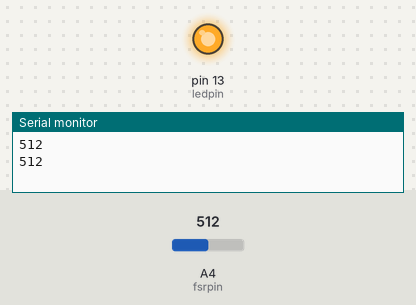
The sketch below on a simulated Arduino Uno, built with avr-gcc and run on an emulated ATmega328P. On the bench: output pins drawn as LEDs (lit = HIGH), the last lines printed to the serial monitor. The inputs (shaded band) are chosen by the test bench; at power-on: A4 (fsrpin) = 512.

Above: at 4.8 s.
4.9 s: A4 (fsrpin) set to 22
9.9 s: A4 (fsrpin) set to 19
At 11.0 s:
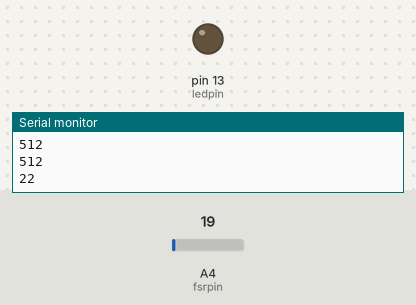
14.9 s: A4 (fsrpin) set to 122
At 16.8 s:
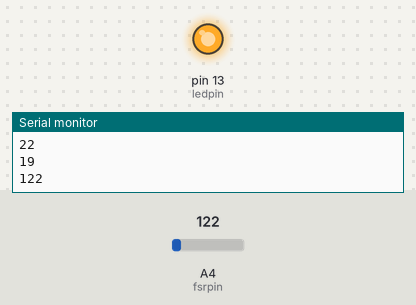
24.2 s: A4 (fsrpin) set to 10
At 26.8 s:
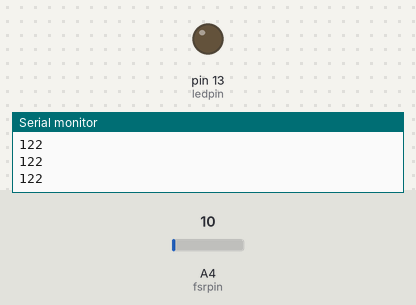
Timing chart, 0 to 28.3 s (numbered marks = the images above; inputs shaded):
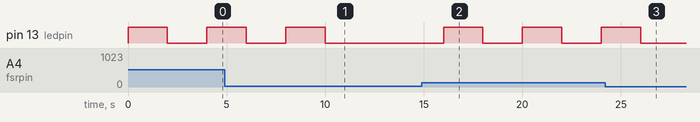

Measured:
- the behaviour switches between 21 and 20 on A4 (fsrpin) (found by bisection; images 0 and 1)
- after the input at 9.9 s, pin 13 (ledpin): goes on until 10.0 s, then stays LOW
- after the input at 14.9 s, pin 13 (ledpin): alternates HIGH for 2.0 s and LOW for 2.0 s, starting after 1.1 s
- after the input at 24.2 s, pin 13 (ledpin): goes on until 26.0 s, then stays LOW

The sketch:

fsr_test_2.ino
```cpp
#define fsrpin 4
#define ledpin 13
void setup() {
  // put your setup code here, to run once:
pinMode(ledpin, OUTPUT);  //digital output
Serial.begin(9600);
}

void loop() {
  // put your main code here, to run repeatedly:
int input = analogRead(fsrpin);
Serial.println(input);
if(input > 20){
  digitalWrite(ledpin, HIGH);
}
 delay(2000);
digitalWrite(ledpin, LOW);
delay(2000);
}
```
